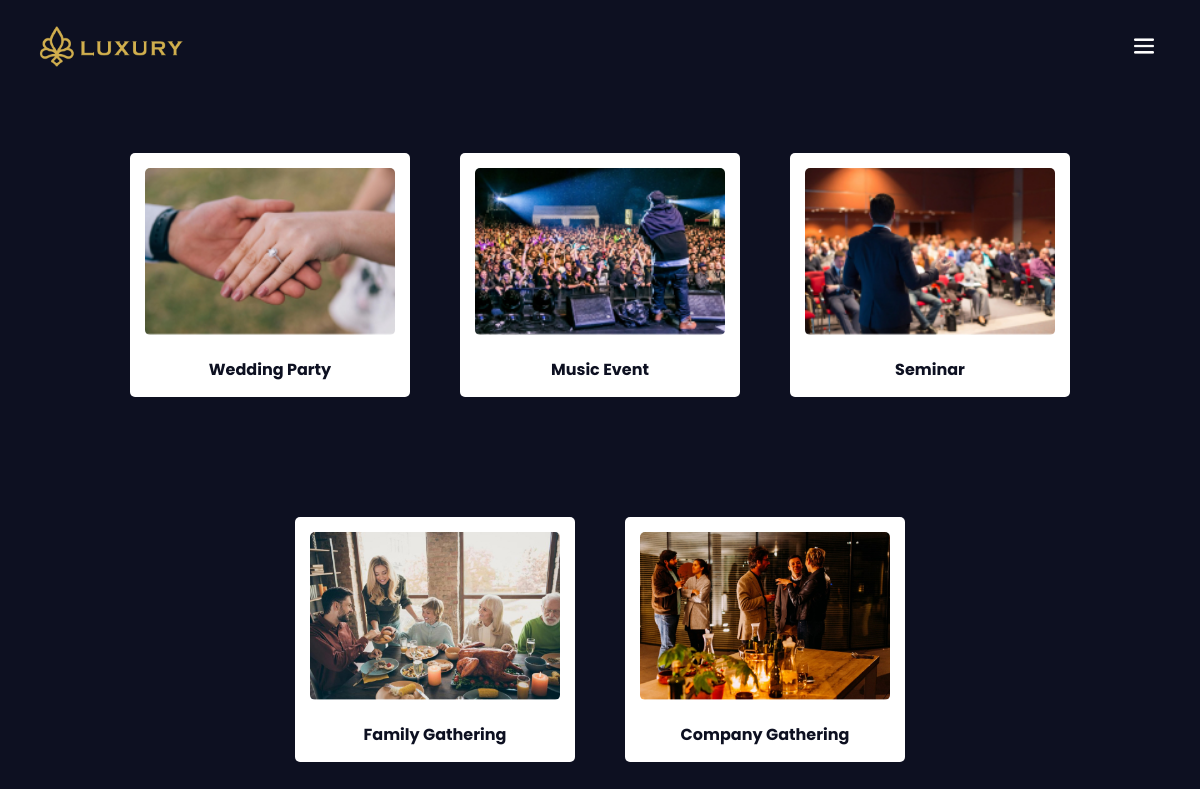
Screenshot of /LuxuryGroup/customer-pemesanan.php (signed in) with the database file from the repository.
### tables this page shows
CREATE TABLE `tb_jenisevent` (
  `id` int(11) NOT NULL,
  `gambar` varchar(255) NOT NULL,
  `kategori` varchar(255) NOT NULL,
  `deskripsi` text NOT NULL,
  `harga` int(11) NOT NULL
);

### LuxuryGroup/customer-pemesanan.php (the view, shortened to what this page needs)
<?php
    require('koneksi.php');
    $result = mysqli_query($conn, "SELECT * FROM tb_jenisevent");
    $event = [];
    while($row = mysqli_fetch_assoc($result)){
        $event[] = $row;
    }
?>
<!DOCTYPE html>
<html lang="en">
<head>
    <link rel='stylesheet' href='css/style.css'>
    <link href='https://unpkg.com/boxicons@2.1.4/css/boxicons.min.css' rel='stylesheet'>
</head>
<body>
    <section class='user-header-index'>
        <nav class="user-nav-index">
            <img src='image/logo.png'>
            <img src="image/bar.png" id="user-icon-bar" onclick="showMenu()">
        </nav>
        <div class="service-customer">
            <div class='service-row'>
            <?php foreach ($event as $tb_jenisevent): ?>
            <div class='service-col'>
                <div class="service-container">
                    <p class="service-content"><a href="customer-form-pemesanan.php?id=<?php echo $tb_jenisevent["id"] ?>" role='button' name="pesan"><img src="img-event/<?php echo $tb_jenisevent['gambar'] ?>" class="service-image" loading="lazy"></a></p>
                    <p class="service-sub-title"><b><?php echo $tb_jenisevent['kategori'] ?></b></p>
                </div>
            </div>
            <?php endforeach; ?>
        </div>
    </section>
</body>
</html>

### LuxuryGroup/css/style.css (style rules this page uses)
* { margin: 0; padding: 0; font-family: 'Poppins', sans-serif; box-sizing: border-box; }
html { scroll-behavior: smooth; }
body { background-color: var(--background--color); }
:root { --background-image: url(../image/background-dark.jpg); --background--color: #0D1021; --secondary-color: #FFF; }
.service-row { margin-top: 5%; display: flex; flex-direction: row; flex-wrap: wrap; justify-content: center; }
.service-col { padding: 0px 25px; margin-bottom: 10%; }
.service-container { background-color: var(--secondary-color); color: var(--secondary-color); padding: 15px; border-radius: 5px; }
.service-content { text-align: center; }
.service-image { width: 170px; height: 100%; border-radius: 5px; cursor: pointer; }
.service-sub-title { text-align: center; margin-top: 15px; color: var(--background--color); }
::placeholder { color: #B7B7B7; font-size: 10px; font-style: italic }
.user-header-index { min-height: 100vh; width: 100%; background-color: var(--background--color); }
.user-nav-index { background-color: #0D1021; display: flex; padding: 2% 3%; justify-content: space-between; align-items: center; }
.user-nav-index img { width: 150px; }
#user-icon-cancel, #user-icon-bar { display: none; width: 20px; }
#user-icon-bar { display: block; margin: 10px; cursor: pointer; }
@media (min-width : 1081px) { .service-image { width: 250px; } }

### rows the page displays
tb_jenisevent: gambar (picture), kategori "Wedding Party"
tb_jenisevent: gambar (picture), kategori "Music Event"
tb_jenisevent: gambar (picture), kategori "Seminar"
tb_jenisevent: gambar (picture), kategori "Family Gathering"
tb_jenisevent: gambar (picture), kategori "Company Gathering"
